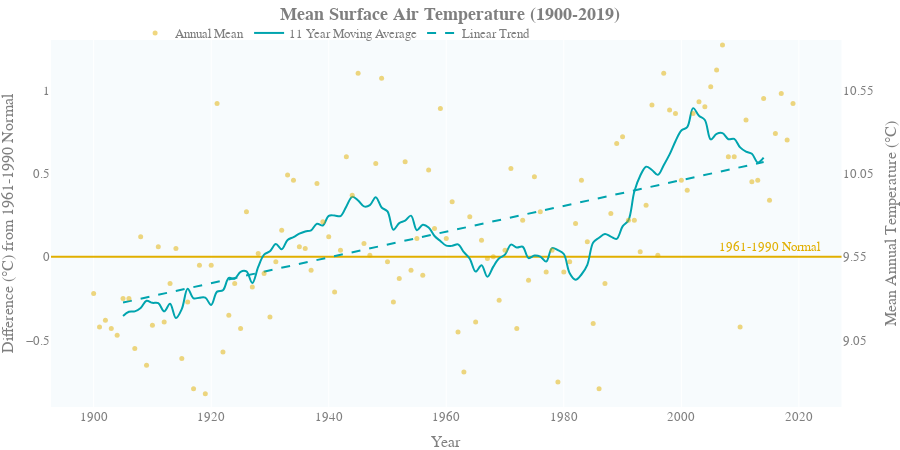

The cell this chart's notebook holds for it:
### Code cell
satChart = make_subplots(specs=[[{"secondary_y": True}]])

# satChart.add_trace(normalTrace,
#                secondary_y=False)
satChart.add_trace(annualTrace,
               secondary_y=True,)
satChart.add_trace(movingAvgTrace,
               secondary_y=False)
satChart.add_trace(linearTrendTrace,
               secondary_y=False)
satChart.update_layout(
                   title="<b>Mean Surface Air Temperature (1900-2019)</b>",
                   title_x=0.5, # Centers the title
                   height=450,
                   margin={"t":40, "b":0,"r":0,"l":0,},  
                   plot_bgcolor='#f7fbfd',
                   paper_bgcolor='rgba(0,0,0,0)',
                   font = dict(
                       family = "Arial",
                       size = 13,
                       color = "#7f7f7f"
                    ),
                  hovermode="x",
                    legend=dict(
                           orientation="h",
                          x=0.1,
                        y=1.06,
                          bgcolor='rgba(0,0,0,0)',
                          itemclick=False,
                          itemdoubleclick=False,
#                        legend=dict(
#                            title='<b>         Legend</b>',
#                            orientation="v",
#                           x=0.01,
#                           bgcolor='rgba(0,0,0,0)',
#                           itemclick=False,
#                           itemdoubleclick=False,
                                ), )
# Update y-axes layout seperatly due to the double y-axis chart
satChart.update_yaxes(title_text="Difference (\u00b0C) from 1961-1990 Normal",
                  secondary_y=False,
                  range=[-0.9,1.3],
                  showgrid=False,
                  dtick=0.5, # dtick sets the distance between ticks
                  tick0=0, # tick0 sets a point to map the other ticks 
                  fixedrange = True,
                  showspikes = True,
                  zeroline = True, #add a zero line 
                  zerolinecolor = '#E1AF00', #colour of zero line 
#                   linewidth = 2,
#                   spikethickness = 2,
#                   linecolor = '#356b6a'
                     )

satChart.update_yaxes(title_text="Mean Annual Temperature (\u00b0C)",
                  secondary_y=True,
                  range=[8.65,10.85],
                  showgrid=False,
                  dtick=0.5, # dtick sets the distance between ticks
                  tick0=9.55, # tick0 sets a point to map the other ticks 
                  fixedrange = True,
#                      linewidth = 2,
#                   spikethickness = 2,
#                   linecolor = '#356b6a'
                     )
                          
# X AXIS
satChart.update_xaxes(
                 title='Year',
                 fixedrange=True, #stops the users being able to zoom
                 tickformat = "000", #number format
                 showspikes = True, #show the spike lines on hover
                 spikethickness=2, #spike line thickness
#                  linewidth = 2, #width of axis line
#                  linecolor = '#356b6a'
) # colour of axis line

satChart.add_annotation(x=2015, 
                        y=0.055,
                        text="1961-1990 Normal",
                        showarrow=False,
                        font=dict(
                             color='#E1AF00'),)
config=cilConfig()
satChart.show(config=config)
# Note on chart.
# Without including the Anomaly trace the '1961-1990 Normal' does not sit on the primary y-axis 0.

### Figure 1 — Plotly figure (JSON) as saved in the notebook; plotly's stock layout.template omitted (floating-point values rounded to 4 significant figures)
{"data": [{"hovertemplate": "%{x}<br><b>Annual</b><br>Tmean: %{y:.2f}°C<br>Anomaly: %{text:.2f}°C<extra></extra>", "marker": {"color": "#E1AF00", "opacity": 0.5, "size": 5}, "mode": "markers", "name": "Annual Mean", "text": [-0.2193, -0.4193, -0.3793, -0.4293, -0.4693, -0.2493, -0.2493, -0.5493, 0.1207, -0.6493, -0.4093, 0.06067, -0.3893, -0.1593, 0.05067, -0.6093, -0.2693, -0.7893, -0.04933, -0.8193, -0.04933, 0.9207, -0.5693, -0.3493, -0.1593, -0.4293, 0.2707, -0.1793, 0.02067, -0.09933, -0.3593, -0.02933, 0.1607, 0.4907, 0.4607, 0.06067, 0.05067, -0.07933, 0.4407, 0.2107, 0.1207, -0.2093, 0.04067, 0.6007, 0.3707, 1.101, 0.08067, 0.01067, 0.5607, 1.071, -0.02933, -0.2693, -0.1293, 0.5707, -0.07933, 0.1107, -0.1093, 0.5207, 0.1707, 0.8907, 0.1107, 0.3307, -0.4493, -0.6893, 0.2407, -0.3893, 0.1007, -0.009333, 0.0006667, -0.2593, 0.04067, 0.5307, -0.4293, 0.2207, -0.1393, 0.4807, 0.2707, -0.08933, 0.04067, -0.7493, -0.08933, -0.02933, 0.2007, 0.4607, 0.09067, -0.3993, -0.7893, -0.1593, 0.2607, 0.6807, 0.7207, 0.2207, 0.2207, 0.03067, 0.3107, 0.9107, 0.01067, 1.101, 0.8807, 0.8607, 0.4607, 0.4007, 0.8607, 0.9307, 0.9007, 1.021, 1.121, 1.271, 0.6007, 0.6007, -0.4193, 0.8207, 0.4507, 0.4607, 0.9507, 0.3407, 0.7407, 0.9807, 0.7007, 0.9207, null], "type": "scatter", "x": [1900, 1901, 1902, 1903, 1904, 1905, 1906, 1907, 1908, 1909, 1910, 1911, 1912, 1913, 1914, 1915, 1916, 1917, 1918, 1919, 1920, 1921, 1922, 1923, 1924, 1925, 1926, 1927, 1928, 1929, 1930, 1931, 1932, 1933, 1934, 1935, 1936, 1937, 1938, 1939, 1940, 1941, 1942, 1943, 1944, 1945, 1946, 1947, 1948, 1949, 1950, 1951, 1952, 1953, 1954, 1955, 1956, 1957, 1958, 1959, 1960, 1961, 1962, 1963, 1964, 1965, 1966, 1967, 1968, 1969, 1970, 1971, 1972, 1973, 1974, 1975, 1976, 1977, 1978, 1979, 1980, 1981, 1982, 1983, 1984, 1985, 1986, 1987, 1988, 1989, 1990, 1991, 1992, 1993, 1994, 1995, 1996, 1997, 1998, 1999, 2000, 2001, 2002, 2003, 2004, 2005, 2006, 2007, 2008, 2009, 2010, 2011, 2012, 2013, 2014, 2015, 2016, 2017, 2018, 2019, 2020], "xaxis": "x", "y": [9.33, 9.13, 9.17, 9.12, 9.08, 9.3, 9.3, 9, 9.67, 8.9, 9.14, 9.61, 9.16, 9.39, 9.6, 8.94, 9.28, 8.76, 9.5, 8.73, 9.5, 10.47, 8.98, 9.2, 9.39, 9.12, 9.82, 9.37, 9.57, 9.45, 9.19, 9.52, 9.71, 10.04, 10.01, 9.61, 9.6, 9.47, 9.99, 9.76, 9.67, 9.34, 9.59, 10.15, 9.92, 10.65, 9.63, 9.56, 10.11, 10.62, 9.52, 9.28, 9.42, 10.12, 9.47, 9.66, 9.44, 10.07, 9.72, 10.44, 9.66, 9.88, 9.1, 8.86, 9.79, 9.16, 9.65, 9.54, 9.55, 9.29, 9.59, 10.08, 9.12, 9.77, 9.41, 10.03, 9.82, 9.46, 9.59, 8.8, 9.46, 9.52, 9.75, 10.01, 9.64, 9.15, 8.76, 9.39, 9.81, 10.23, 10.27, 9.77, 9.77, 9.58, 9.86, 10.46, 9.56, 10.65, 10.43, 10.41, 10.01, 9.95, 10.41, 10.48, 10.45, 10.57, 10.67, 10.82, 10.15, 10.15, 9.13, 10.37, 10, 10.01, 10.5, 9.89, 10.29, 10.53, 10.25, 10.47, null], "yaxis": "y2"}, {"hovertemplate": "%{x}<br><b>Moving Average</b><br>Anomaly: %{y:.2f}°C<extra></extra>", "line": {"color": "#00a4ae", "shape": "spline", "width": 2}, "mode": "lines", "name": "11 Year Moving Average", "text": [null, null, null, null, null, 0.2044, 0.2377, 0.2367, 0.241, 0.2594, 0.2735, 0.2734, 0.3134, 0.3141, 0.3217, 0.3198, 0.487, 0.4915, 0.4905, 0.4905, 0.4829, 0.4971, 0.4967, 0.4593, 0.4587, 0.4078, 0.408, 0.2564, 0.2836, 0.3053, 0.3, 0.258, 0.2532, 0.2669, 0.2673, 0.2574, 0.2309, 0.2264, 0.2627, 0.2516, 0.368, 0.3671, 0.3694, 0.3637, 0.431, 0.4452, 0.4785, 0.4705, 0.4673, 0.4768, 0.4792, 0.4029, 0.4156, 0.411, 0.4489, 0.3566, 0.354, 0.3806, 0.4556, 0.4337, 0.4557, 0.4556, 0.4527, 0.428, 0.4333, 0.3164, 0.3645, 0.3571, 0.3523, 0.2867, 0.3152, 0.293, 0.2968, 0.296, 0.3844, 0.3766, 0.3766, 0.3418, 0.3427, 0.3386, 0.3607, 0.3987, 0.3795, 0.3982, 0.4632, 0.4524, 0.45, 0.4483, 0.4489, 0.4397, 0.5016, 0.4682, 0.4031, 0.3824, 0.3898, 0.3875, 0.383, 0.3863, 0.3851, 0.34, 0.3272, 0.3428, 0.2621, 0.2655, 0.2751, 0.463, 0.4568, 0.4533, 0.4588, 0.4599, 0.4672, 0.4528, 0.4394, 0.385, 0.3996, null, null, null, null, null, null], "type": "scatter", "x": [1900, 1901, 1902, 1903, 1904, 1905, 1906, 1907, 1908, 1909, 1910, 1911, 1912, 1913, 1914, 1915, 1916, 1917, 1918, 1919, 1920, 1921, 1922, 1923, 1924, 1925, 1926, 1927, 1928, 1929, 1930, 1931, 1932, 1933, 1934, 1935, 1936, 1937, 1938, 1939, 1940, 1941, 1942, 1943, 1944, 1945, 1946, 1947, 1948, 1949, 1950, 1951, 1952, 1953, 1954, 1955, 1956, 1957, 1958, 1959, 1960, 1961, 1962, 1963, 1964, 1965, 1966, 1967, 1968, 1969, 1970, 1971, 1972, 1973, 1974, 1975, 1976, 1977, 1978, 1979, 1980, 1981, 1982, 1983, 1984, 1985, 1986, 1987, 1988, 1989, 1990, 1991, 1992, 1993, 1994, 1995, 1996, 1997, 1998, 1999, 2000, 2001, 2002, 2003, 2004, 2005, 2006, 2007, 2008, 2009, 2010, 2011, 2012, 2013, 2014, 2015, 2016, 2017, 2018, 2019, 2020], "xaxis": "x", "y": [null, null, null, null, null, -0.3548, -0.3293, -0.3266, -0.3066, -0.263, -0.2757, -0.2775, -0.3266, -0.2812, -0.3666, -0.3121, -0.1912, -0.2484, -0.2448, -0.2448, -0.2884, -0.2084, -0.2002, -0.1266, -0.1312, -0.08933, -0.08752, -0.1566, -0.06024, 0.01339, 0.03339, 0.07703, 0.04521, 0.1016, 0.1188, 0.1388, 0.1525, 0.1588, 0.1988, 0.1879, 0.2461, 0.2479, 0.2443, 0.3025, 0.3598, 0.3379, 0.3025, 0.3098, 0.3579, 0.2961, 0.2725, 0.1625, 0.2025, 0.217, 0.247, 0.1598, 0.1925, 0.1761, 0.1252, 0.09521, 0.06703, 0.06612, 0.07521, 0.02794, -0.01115, -0.08842, -0.05024, -0.1193, -0.05842, -0.008424, 0.01339, 0.07339, 0.05612, 0.06067, -0.007515, 0.007939, 0.001576, -0.02842, 0.05248, 0.04067, 0.01703, -0.09842, -0.1375, -0.1057, -0.04752, 0.08612, 0.1143, 0.137, 0.1216, 0.1079, 0.1825, 0.2198, 0.3916, 0.4861, 0.5407, 0.5207, 0.4916, 0.5498, 0.6143, 0.6934, 0.7579, 0.777, 0.8916, 0.8461, 0.8207, 0.7043, 0.737, 0.7416, 0.7052, 0.707, 0.6561, 0.6307, 0.6179, 0.5661, 0.5952, null, null, null, null, null, null], "yaxis": "y"}, {"hoverinfo": "skip", "line": {"color": "#00a4ae", "dash": "dash", "width": 2}, "name": "Linear Trend", "type": "scatter", "x": [1905, 1906, 1907, 1908, 1909, 1910, 1911, 1912, 1913, 1914, 1915, 1916, 1917, 1918, 1919, 1920, 1921, 1922, 1923, 1924, 1925, 1926, 1927, 1928, 1929, 1930, 1931, 1932, 1933, 1934, 1935, 1936, 1937, 1938, 1939, 1940, 1941, 1942, 1943, 1944, 1945, 1946, 1947, 1948, 1949, 1950, 1951, 1952, 1953, 1954, 1955, 1956, 1957, 1958, 1959, 1960, 1961, 1962, 1963, 1964, 1965, 1966, 1967, 1968, 1969, 1970, 1971, 1972, 1973, 1974, 1975, 1976, 1977, 1978, 1979, 1980, 1981, 1982, 1983, 1984, 1985, 1986, 1987, 1988, 1989, 1990, 1991, 1992, 1993, 1994, 1995, 1996, 1997, 1998, 1999, 2000, 2001, 2002, 2003, 2004, 2005, 2006, 2007, 2008, 2009, 2010, 2011, 2012, 2013, 2014], "xaxis": "x", "y": [-0.2737, -0.266, -0.2583, -0.2506, -0.2428, -0.2351, -0.2274, -0.2197, -0.2119, -0.2042, -0.1965, -0.1888, -0.1811, -0.1733, -0.1656, -0.1579, -0.1502, -0.1424, -0.1347, -0.127, -0.1193, -0.1115, -0.1038, -0.09609, -0.08836, -0.08064, -0.07292, -0.06519, -0.05747, -0.04974, -0.04202, -0.03429, -0.02657, -0.01885, -0.01112, -0.003399, 0.004325, 0.01205, 0.01977, 0.0275, 0.03522, 0.04295, 0.05067, 0.05839, 0.06612, 0.07384, 0.08157, 0.08929, 0.09701, 0.1047, 0.1125, 0.1202, 0.1279, 0.1356, 0.1434, 0.1511, 0.1588, 0.1665, 0.1743, 0.182, 0.1897, 0.1974, 0.2052, 0.2129, 0.2206, 0.2283, 0.236, 0.2438, 0.2515, 0.2592, 0.2669, 0.2747, 0.2824, 0.2901, 0.2978, 0.3056, 0.3133, 0.321, 0.3287, 0.3365, 0.3442, 0.3519, 0.3596, 0.3674, 0.3751, 0.3828, 0.3905, 0.3983, 0.406, 0.4137, 0.4214, 0.4291, 0.4369, 0.4446, 0.4523, 0.46, 0.4678, 0.4755, 0.4832, 0.4909, 0.4987, 0.5064, 0.5141, 0.5218, 0.5296, 0.5373, 0.545, 0.5527, 0.5605, 0.5682], "yaxis": "y"}], "layout": {"annotations": [{"font": {"color": "#E1AF00"}, "showarrow": false, "text": "1961-1990 Normal", "x": 2015, "y": 0.055}], "font": {"color": "#7f7f7f", "family": "Arial", "size": 13}, "height": 450, "hovermode": "x", "legend": {"bgcolor": "rgba(0,0,0,0)", "itemclick": false, "itemdoubleclick": false, "orientation": "h", "x": 0.1, "y": 1.06}, "margin": {"b": 0, "l": 0, "r": 0, "t": 40}, "paper_bgcolor": "rgba(0,0,0,0)", "plot_bgcolor": "#f7fbfd", "title": {"text": "<b>Mean Surface Air Temperature (1900-2019)</b>", "x": 0.5}, "xaxis": {"anchor": "y", "domain": [0, 0.94], "fixedrange": true, "showspikes": true, "spikethickness": 2, "tickformat": "000", "title": {"text": "Year"}}, "yaxis": {"anchor": "x", "domain": [0, 1], "dtick": 0.5, "fixedrange": true, "range": [-0.9, 1.3], "showgrid": false, "showspikes": true, "tick0": 0, "title": {"text": "Difference (°C) from 1961-1990 Normal"}, "zeroline": true, "zerolinecolor": "#E1AF00"}, "yaxis2": {"anchor": "x", "dtick": 0.5, "fixedrange": true, "overlaying": "y", "range": [8.65, 10.85], "showgrid": false, "side": "right", "tick0": 9.55, "title": {"text": "Mean Annual Temperature (°C)"}}}}
